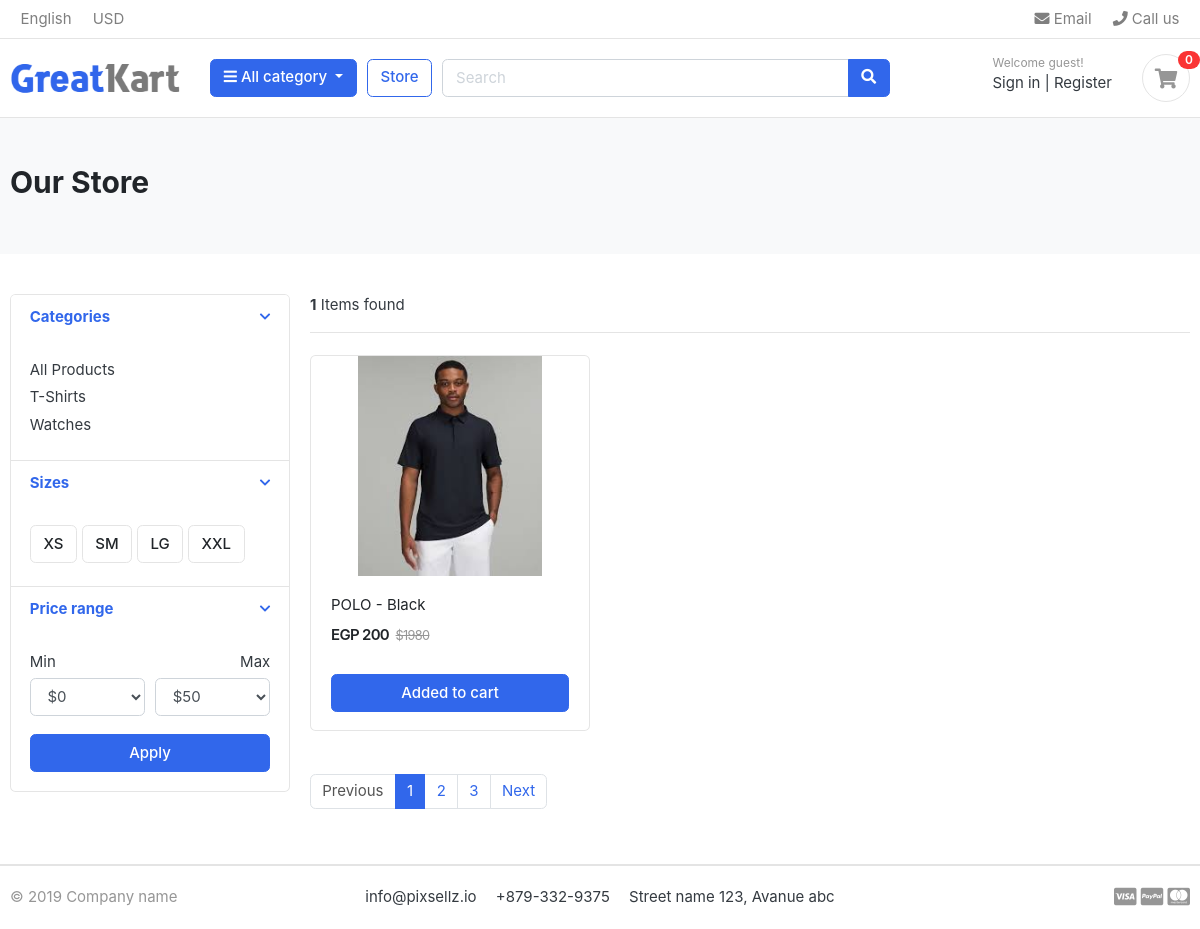
The page /store/t-shirts/ on the database its author committed.
### category/models.py (models this page shows, shortened)
class Category(models.Model):
    categoryName=models.CharField(max_length=50,unique=True) #Category Name {Unique=True}
    categorySlug=models.SlugField(max_length=50,unique=True) #Category Slug {Unique=True}
    categoryDescription=models.TextField(max_length=200,blank=True) #Category Description
    categoryImage=models.ImageField(upload_to='photos/categories',blank=True) #Category Image
    class Meta:
        verbose_name="Category" # Verbose Name is a single object to be displayed in the admin
        verbose_name_plural="Categories" # Verbose Name Plural is a plural object to be displayed in the admin
    def get_url(self):
            return reverse('products_by_category', args=[str(self.categorySlug)])

### store/models.py (models this page shows, shortened)
class Product(models.Model):
    product_name = models.CharField(max_length =100,unique=True)
    product_slug = models.SlugField(max_length =100)
    product_description = models.TextField(max_length =400,blank=True) # blank=True means that the field is not required
    product_price = models.IntegerField()
    product_stock = models.IntegerField()
    product_isavilabe = models.BooleanField(default=True)
    product_image =models.ImageField(upload_to='photos/products')
    product_category = models.ForeignKey(Category,on_delete=models.CASCADE) # on_delete=models.CASCADE means that if the category is deleted, the product will be deleted too
    created_date = models.DateTimeField(auto_now_add=True) # auto_now_add=True means that the date will be added automatically
    modified_date = models.DateTimeField(auto_now = True)  # auto_now=True means that the date will be updated automatically

### store/views.py (the view)
# urls.py: path("store/",include("store.urls")),
def store(request , category_slug=None):
    products = None
    categories = None
    if category_slug != None:
        categories = get_object_or_404(Category, categorySlug=category_slug)
        products = Product.objects.all().filter(product_category=categories, product_isavilabe=True)
        product_count = products.count()
    else:
        products = Product.objects.all().filter(product_isavilabe=True)
        product_count = products.count()
    context = {
        "products": products,
        "product_count": product_count,
    }
    return render(request, 'store/store.html', context)

### category/context_processors.py (called while the page is built)
def menu_links(request):
    links = Category.objects.all()
    return dict(links=links)

### templates/store/store.html (shortened to what this page needs)
{% extends 'base.html'  %}
{% block content %}
<section class="section-pagetop bg">
    <div class="container">
        <h2 class="title-page">Our Store</h2>
    </div>
    </section>
<section class="section-content padding-y">
    <div class="container">
    <div class="row">
        <aside class="col-md-3">
    <div class="card">
        <article class="filter-group">
            <header class="card-header">
                <a href="#" data-toggle="collapse" data-target="#collapse_1" aria-expanded="true" class="">
                    <i class="icon-control fa fa-chevron-down"></i>
                    <h6 class="title">Categories</h6>
                </a>
            </header>
            <div class="filter-content collapse show" id="collapse_1" style="">
                <div class="card-body">
                    <ul class="list-menu">
                        <li><a href="{% url 'store' %}"> All Products  </a></li>
                        </ul>
                    {% for category in links %}
                    <ul class="list-menu">
                    <li><a href="{{category.get_url}}">{{category.categoryName}}  </a></li>
                    </ul>
                    {% endfor %}
                </div>
            </div>
        </article>
        <article class="filter-group">
            <header class="card-header">
                <a href="#" data-toggle="collapse" data-target="#collapse_4" aria-expanded="true" class="">
                    <i class="icon-control fa fa-chevron-down"></i>
                    <h6 class="title">Sizes </h6>
                </a>
            </header>
            <div class="filter-content collapse show" id="collapse_4" style="">
                <div class="card-body">
                  <label class="checkbox-btn">
                    <span class="btn btn-light"> XS </span>
                  </label>
                  <label class="checkbox-btn">
                    <span class="btn btn-light"> SM </span>
                  </label>
                  <label class="checkbox-btn">
                    <span class="btn btn-light"> LG </span>
                  </label>
                  <label class="checkbox-btn">
                    <span class="btn btn-light"> XXL </span>
                  </label>
            </div>
            </div>
        </article>
        <article class="filter-group">
            <header class="card-header">
                <a href="#" data-toggle="collapse" data-target="#collapse_3" aria-expanded="true" class="">
                    <i class="icon-control fa fa-chevron-down"></i>
                    <h6 class="title">Price range </h6>
                </a>
            </header>
            <div class="filter-content collapse show" id="collapse_3" style="">
                <div class="card-body">
                    <div class="form-row">
                    <div class="form-group col-md-6">
                      <label>Min</label>
                          <select class="mr-2 form-control">
                            <option value="0">$0</option>
                        </select>
                    </div>
                    <div class="form-group text-right col-md-6">
                      <label>Max</label>
                          <select class="mr-2 form-control">
                            <option value="50">$50</option>
                        </select>
                    </div>
                    </div>
                    <button class="btn btn-block btn-primary">Apply</button>
                </div>
            </div>
        </article>
    </div>
        </aside>
        <main class="col-md-9">
    <header class="border-bottom mb-4 pb-3">
            <div class="form-inline">
                <span class="mr-md-auto"> <b>{{product_count}}</b> Items found </span>
            </div>
    </header>
    <div class="row">
        {% for product in products%}
        <div class="col-md-4">
            <figure class="card card-product-grid">
                <div class="img-wrap">
                    <img src={{product.product_image.url}}>
                </div>
                <figcaption class="info-wrap">
                    <div class="fix-height">
                        <a href="./product-detail.html" class="title">{{product.product_name}}</a>
                        <div class="price-wrap mt-2">
                            <span class="price">EGP {{product.product_price}}</span>
                            <del class="price-old">$1980</del>
                        </div>
                    </div>
                    <a href="#" class="btn btn-block btn-primary">Added to cart </a>
                </figcaption>
            </figure>
        </div>
        {% endfor%}
    </div>
    <nav class="mt-4" aria-label="Page navigation sample">
      <ul class="pagination">
        <li class="page-item disabled"><a class="page-link" href="#">Previous</a></li>
        <li class="page-item active"><a class="page-link" href="#">1</a></li>
        <li class="page-item"><a class="page-link" href="#">2</a></li>
        <li class="page-item"><a class="page-link" href="#">3</a></li>
        <li class="page-item"><a class="page-link" href="#">Next</a></li>
      </ul>
    </nav>
        </main>
    </div>
    </div>
    </section>
{% endblock %}

### ecommerce/static/css/ui.css (style rules this page uses)
html { font-family: "Inter", sans-serif; font-size: 15px; }
.img-wrap { text-align: center; display: block; }
.img-wrap img { max-width: 100%; }
.price-wrap { letter-spacing: -0.7px; }
.padding-y { padding-top: 40px; padding-bottom: 40px; }
figure { margin-bottom: 0; }
article:after, .form-group:after { display: block; clear: both; content: ""; }
.bg { background-color: #f8f9fa; }
.title-page { color: #212529; }
.btn-light { background-color: #fff; border-color: #e4e4e4; }
[class*=list-] li:after { visibility: hidden; display: block; content: ""; overflow: hidden; height: 0; clear: both; }
.list-menu { list-style: none; margin: 0; padding-left: 0; }
.list-menu li { margin-bottom: 5px; }
.list-menu a { color: #343a40; }
[class*=card-product] a.title { color: #212529; display: block; }
[class*=card-product] .img-wrap { overflow: hidden; position: relative; }
[class*=card-product] .img-wrap img { height: 100%; max-width: 100%; width: auto; display: inline-block; -o-object-fit: cover; object-fit: cover; }
.card-product-grid { margin-bottom: 20px; }
.card-product-grid .img-wrap { border-radius: 0.2rem 0.2rem 0 0; height: 220px; }
.card-product-grid .info-wrap { overflow: hidden; padding: 18px 20px; }
.card-product-grid .fix-height { height: 80px; overflow: hidden; }
.card .img-wrap { overflow: hidden; }
.price { font-weight: 600; color: #212529; }
.price-old { color: #969696; margin-left: 3px; font-size: 85%; }
.icon-control { margin-top: 5px; float: right; font-size: 80%; }
.card-header .title { margin-bottom: 0; line-height: 1.5; }
.filter-group { border-bottom: 1px solid #e4e4e4; }
.filter-group .card-header { border-bottom: 0; }
.filter-group:last-child { border-bottom: 0; }
.checkbox-btn { position: relative; }
.section-pagetop { padding: 45px 0; }

### rows shown on the page
Category: categoryName "T-Shirts"
Category: categoryName "Watches"
Product: product_image (picture), product_name "POLO - Black", product_price "200"

### other values the page prints
{{ product_count }} "1"
